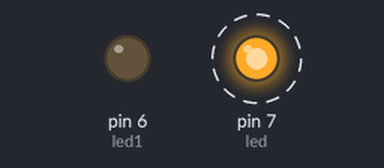
A sketch run on a simulated Arduino Uno, built with avr-gcc and run on an emulated ATmega328P. Parts: output pins drawn as LEDs (lit = HIGH). Dashed ring = blinking.

Above: at 0.5 s.
Timing chart, 0 to 4.6 s (numbered marks = the images above):
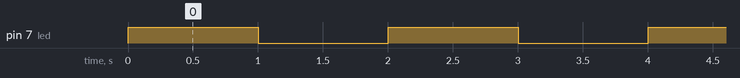

Measured:
- by itself, pin 7 (led): alternates HIGH for 1.0 s and LOW for 1.0 s

The sketch:

led_fun_blink.ino
```cpp
//led fun blink, written by Jacob Mack
//this program is in the public domain.


int led= 7;
int led1= 6;

void setup() {
  // declares mode of the pins
  pinMode(led, OUTPUT);
  pinMode(led1, OUTPUT);

}


void loop() {
  // when the led is high the led turn on
  digitalWrite(led, HIGH);
  digitalWrite(led, HIGH);
  //this is a delay
  delay(1000);
  // when the led is low it turn off
  digitalWrite(led, LOW);
  digitalWrite(led, LOW);
  //this is a delay
  delay(1000);
}
```
